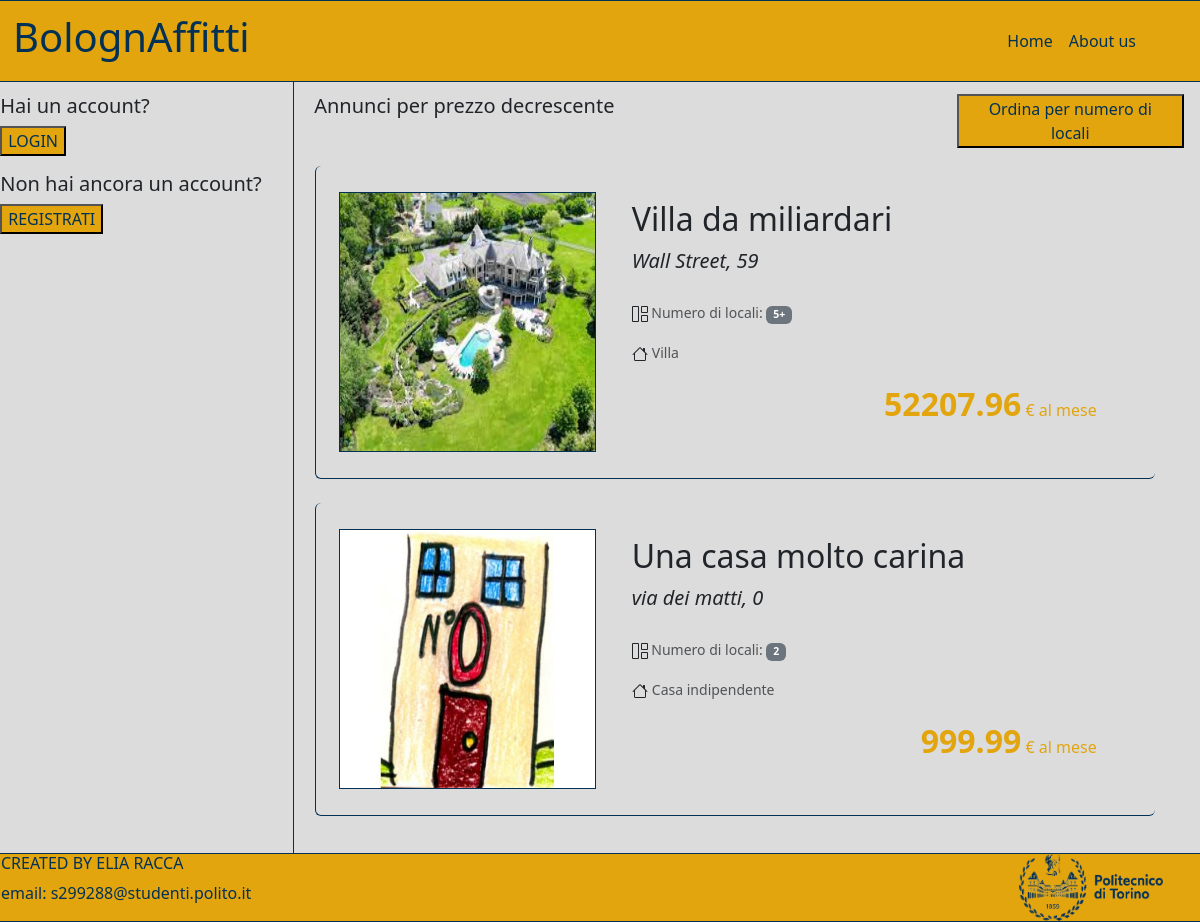
The page / on the database its author committed.
### tables this page shows
CREATE TABLE "ANNUNCI" (
	"id_annuncio"	INTEGER NOT NULL UNIQUE,
	"titolo"	TEXT NOT NULL,
	"indirizzo"	TEXT NOT NULL,
	"tipoCasa"	TEXT NOT NULL,
	"numLocali"	INTEGER NOT NULL,
	"descrizione"	TEXT NOT NULL,
	"prezzo"	REAL NOT NULL,
	"isArredata"	INTEGER NOT NULL,
	"id_locatore"	INTEGER NOT NULL,
	"isDisponibile"	INTEGER NOT NULL,
	"url1"	TEXT NOT NULL,
	"url2"	TEXT,
	"url3"	TEXT,
	"url4"	TEXT,
	"url5"	TEXT,
	PRIMARY KEY("id_annuncio" AUTOINCREMENT),
	FOREIGN KEY("id_locatore") REFERENCES "UTENTI"("id_utente")
);

### app.py (the view)
@app.route('/')
def index():
    annunci_db = dao.get_annunci_prezzo_decrescente()
    return render_template('index.html', annunci = annunci_db, filtro = 0)

### dao.py (called while the page is built)
def get_annunci_prezzo_decrescente():
    conn = sqlite3.connect('db/dbAffitti.db')
    conn.row_factory = sqlite3.Row
    cursor = conn.cursor()
    sql = 'SELECT * FROM ANNUNCI WHERE isDisponibile=? ORDER BY prezzo DESC'
    cursor.execute(sql, (1, ))
    result = cursor.fetchall()
    cursor.close()
    conn.close()
    return result

### templates/index.html (shortened to what this page needs)
{% extends "base.html" %}
{%block aside%}
    {% if current_user.is_authenticated %}
    <div class="presentazioneProfilo">
        {% if current_user.imgProfilo == '' %}
        <img class="fotoprofilo" src="{{ url_for('static', filename = 'user.jpg' ) }}" alt="Questa è l'immagine profilo">
        {% else %}
        <img class="fotoprofilo" src="{{ url_for('static', filename = current_user.imgProfilo ) }}" alt="Questa è l'immagine profilo">
        {%endif%}
        <h2 class="pt-3">Ciao {{ current_user.nome }}!</h2>
    </div>
    {%if current_user.isLocatore == 0 %}
    <button class="bottoneLogin row mx-1"><a href="{{url_for('profiloCliente', id = current_user.id)}}" class="text-decoration-none text-reset">Vai al mio profilo</a></button>
    {%else%}
    <button class="bottoneLogin row mx-1"><a href="{{url_for('profiloLocatore', id = current_user.id, filtro = 00)}}" class="text-decoration-none text-reset">Vai al mio profilo</a></button>
    {%endif%}
    <button class="bottoneLogin row my-2 mx-1"><a href="{{url_for('logout')}}" class="text-decoration-none text-reset">Logout</a></button>
    {% if current_user.isLocatore == 1 %}
    <section>
        <h6 class="pt-4 ps-2 titolo"><a class="text-reset " data-bs-toggle="collapse" href="#collapseAnnuncio" aria-expanded="false" aria-controls="collapseAnnuncio">Aggiungi un annuncio</a> <span class="badge bg-secondary">Click!</span></h6>
        <article class="aggiungiAnnuncio rounded collapse" id="collapseAnnuncio">
            <form action="{{url_for('new_annuncio', id_locatore = current_user.id)}}" method="POST" id="formAnnuncio" enctype="multipart/form-data" tabindex="-1">
                <div class="mb-2">
                    <label for="titoloText" class="form-label">Titolo:</label>
                    <input type="text" class="form-control" id="titoloText" name="titolo" required>
                </div>
                <div class="mb-3">
                    <label for="titoloText" class="form-label">Indirizzo:</label>
                    <input type="text" class="form-control" id="titoloText" name="indirizzo" required>
                </div>
                <div class="mb-3">
                    <label for="descrizioneText" class="form-label">Una breve descrizione:</label>
                    <textarea class="form-control" id="descrizioneText" name="descrizione" rows="4" required></textarea>
                </div>
                <div class="mb-3">
                    <label for="tipoCasaSelect" class="form-label">Seleziona il tipo di immobile:</label>
                    <select class="form-select" id="tipoCasaSelect" name="tipoCasa" aria-label="Default select example">
                        <option value="1">Casa indipendente</option>
                        <option value="2">Appartamento</option>
                        <option value="3">Loft</option>
                        <option value="4">Villa</option>
                    </select>
                </div>
                <div class="mb-3">
                    <label for="numLocaliSelect" class="form-label">Seleziona il numero di locali:</label>
                    <select class="form-select" id="numLocaliSelect" name="numLocali" aria-label="Default select example">
                        <option value="1">1</option>
                        <option value="2">2</option>
                        <option value="3">3</option>
                        <option value="4">4</option>
                        <option value="5">5+</option>
                    </select>
                </div>
                <div class="mb-3">
                    <label for="primaFotoFile" class="form-label">La foto principale del tuo annuncio:</label>
                    <input class="form-control" type="file" id="primaFotoFile" name="url1" accept=".jpg, .jpeg, .png" required>
                  </div>
                <div class="mb-3">
                    <label for="fotoFile" class="form-label">Da 1 a 4 altre foto dell'annuncio:</label>
                    <input class="form-control" type="file" id="fotoFile" name="fotoSecondarie" accept=".jpg, .jpeg, .png" multiple>
                </div>
                <div class="form-check">
                    <input class="form-check-input" type="checkbox" value="1" id="arredataCheck" name="isArredata">
                    <label class="form-check-label" for="arredataCheck">
                      Già arredato
                    </label>
                  </div>
                  <div class="form-check mb-3">
                    <input class="form-check-input" type="checkbox" value="1" id="disponibileCheck" name="isDisponibile" checked>
                    <label class="form-check-label" for="disponibileCheck">
                      Subito disponibile
                    </label>
                  </div>
                <div class="input-group mb-3">
                    <div class="form-floating">
                        <input type="text" class="form-control" id="prezzoText" name="prezzo" placeholder="Prezzo al mese" required>
                        <label for="prezzoText">Prezzo al mese</label>
                    </div>
                    <span class="input-group-text">€/mese</span>
                </div>
                <button type="submit" class="bottoneLogin">Carica</button>
                <button type="reset" class="bottoneLogin">Cancella</button>
            </form>
        </article>
    </section>
    {%endif%}
    {% else %}
    <h5>Hai un account?</h5>
    <button class="bottoneLogin" type="button" data-bs-toggle="collapse" data-bs-target="#collapseLogin" aria-expanded="false" aria-controls="collapseLogin">
        LOGIN
    </button>
    <h5 class="pt-3">Non hai ancora un account?</h4>
    <button class="bottoneLogin" data-bs-toggle="modal" data-bs-target="#modalRegistrati">
        REGISTRATI
    </button>
    {%endif%}
{%endblock%}
{%block corpo%}
{%if filtro == 0%}
<div class="row ps-2">
    <h5 class="col-8">Annunci per prezzo decrescente</h5>
    <button class="bottoneLogin ms-5 col-3"><a class="text-decoration-none text-reset" href="{{url_for('home')}}">Ordina per numero di locali</a></button>
</div>
{%endif%}
{% for annuncio in annunci %}
<div class="annuncio card mb-4">
    <div class="row bg-transparent">
        <div class="col-lg-4 col-sm-12 p-2">
            <img src="{{ url_for('static', filename = annuncio.url1 ) }}" class="imgAnnuncio" alt="foto principale dell'annuncio">
        </div>
        <div class="col">
            <div class="card-body">
                <h4 class="card-title fs-2">{{annuncio.titolo}}</h4>
                <p class="card-text fst-italic fs-5">{{annuncio.indirizzo}}</p>
                <p class="pt-2"><small class="text-body-secondary"> Numero di locali:
                    {%if annuncio.numLocali < 5 %}
                    <span class="badge text-bg-secondary"> {{annuncio.numLocali}}</span>
                    {%else%}
                    <span class="badge text-bg-secondary"> 5+</span>
                    {%endif%}
                </small></p>
                <p class="card-text"> <small class="text-body-secondary">{{annuncio.tipoCasa}}</small></p>
                <p class="prezzoAnnuncio"><strong class="fs-2">{{annuncio.prezzo}}</strong> € al mese</p>
            </div>
        </div>
    </div>
</div>
{%endfor%}
{%endblock%}

### templates/base.html (shortened to what this page needs)
<!DOCTYPE html>
<html lang="it">
    <head>
        <link href="https://cdn.jsdelivr.net/npm/bootstrap@5.3.2/dist/css/bootstrap.min.css" rel="stylesheet">
        <link rel="stylesheet" href="{{ url_for('static', filename='style.css')}}">
    </head>
    <body>
        <header class="row">
                <h1 class="col-lg-10 col-sm-10">BolognAffitti</h1>
                <nav class="navbar navbar-expand-lg col-lg-2 col-sm-2">
                    <div class="collapse navbar-collapse" id="navbarSupportedContent">
                        <ul class="navbar-nav me-auto mb-2 mb-lg-0">
                        <li class="nav-item">
                            <a class="nav-link active text-reset" aria-current="page" href="{{ url_for('index') }}">Home</a>
                        </li>
                        <li class="nav-item">
                            <a class="nav-link active text-reset" aria-current="page" href="{{ url_for('about') }}">About us</a>
                        </li>
                    </div>
                </nav>
        </header>
        <main class="row">
            <aside class="col-lg-3 col-sm-12 secondario">
                {%block aside%}{%endblock%}
            </aside>
            <section class="col principale">
                {%block corpo%}{%endblock%}
            </section>
        </main>
        <footer class="row">
            <div class="col-10">
                <h6>CREATED BY ELIA RACCA</h6>
                <p>email: s299288@studenti.polito.it</p>
            </div>
            <div class="col-2">
                <img class="imgpoli " src="{{ url_for('static', filename = 'logoPoli.png' ) }}" alt="logo poli">
            </div>
        </footer>
    </body>

### static/style.css (style rules this page uses)
header { color: #033155; background-color: #e2a50e; border-style: solid; padding: 1%; border-width: 1px; }
.bottoneLogin { color: #033155; background-color: #e2a50e; }
.secondario { background-color: gainsboro; border-right-style: solid; border-right-width: 0.5px; border-right-color: #033155; padding: 1%; }
.principale { background-color: gainsboro; padding: 1%; position: relative; }
.annuncio { background-color: transparent; border-bottom-color: #033155; border-left-color: #033155; border-top-width: 0px; border-right-width: 0px; border-bottom-width: 0.5px; border-left-width: 0.5px; border-bottom-style: solid; border-left-style: solid; padding: 2%; padding-left: 3%; margin-left: 1%; margin-top: 2%; width: 94%; }
.imgAnnuncio { width: 100%; height: 100%; border-style: solid; border-width: 0.5px; border-color: #033155; }
.prezzoAnnuncio { color: #e2a50e; text-align: end; margin-right: 5%; }
footer { color: #033155; background-color: #e2a50e; border-style: solid; border-width: 1px; }
.imgpoli { width: 80%; height: 100%; }

### rows shown on the page
ANNUNCI: url1 (picture), titolo "Villa da miliardari", indirizzo "Wall Street, 59", numLocali "5+", tipoCasa "Villa", prezzo "52207.96"
ANNUNCI: url1 (picture), titolo "Una casa molto carina", indirizzo "via dei matti, 0", numLocali "2", tipoCasa "Casa indipendente", prezzo "999.99"
